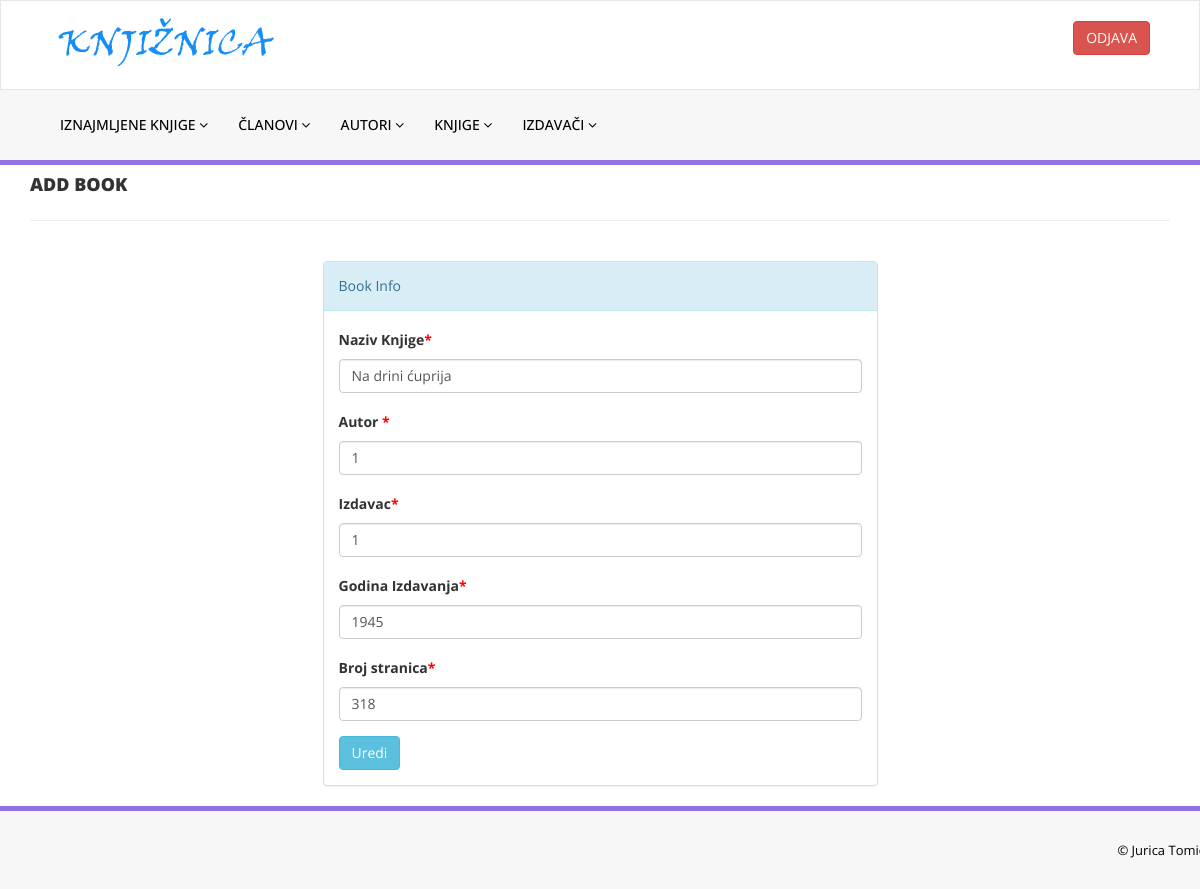
The page /urediKnjigu.php?ID_Knjige=1 (signed in) on the database its author committed.
### tables this page shows
CREATE TABLE `knjige` (
  `ID_Knjige` int(11) NOT NULL,
  `Naziv` varchar(100) NOT NULL,
  `Godina_Izdavanja` varchar(10) DEFAULT NULL,
  `Status` tinyint(1) DEFAULT 1,
  `Autor_ID` int(11) NOT NULL,
  `Izdavac_ID` int(11) NOT NULL,
  `Br_Stranica` int(11) NOT NULL
);

CREATE TABLE `autori` (
  `ID_Autor` int(11) NOT NULL,
  `Naziv_Autora` varchar(100) NOT NULL
);

CREATE TABLE `izdavaci` (
  `ID_Izdavac` int(11) NOT NULL,
  `Naziv` varchar(100) NOT NULL
);

### urediKnjigu.php (the view, shortened to what this page needs)
<?php
include('includes/config.php');
if(strlen($_SESSION['alogin'])==0)
    {
header('location:index.php');
}
else{
?>
<!DOCTYPE html>
<html xmlns="http://www.w3.org/1999/xhtml">
<head>
    <link href="assets/css/bootstrap.css" rel="stylesheet" />
    <link href="assets/css/font-awesome.css" rel="stylesheet" />
    <link href="assets/css/style.css" rel="stylesheet" />
</head>
<body>
<?php include('includes/header.php');?>
    <div class="content-wra
    <div class="content-wrapper">
         <div class="container">
        <div class="row pad-botm">
            <div class="col-md-12">
                <h4 class="header-line">Add Book</h4>
                            </div>
</div>
<div class="row">
<div class="col-md-6 col-sm-6 col-xs-12 col-md-offset-3"">
<div class="panel panel-info">
<div class="panel-heading">
Book Info
</div>
<div class="panel-body">
<form role="form" method="post">
<?php
$ID_Knjige=intval($_GET['ID_Knjige']);
$sql = "SELECT autori.ID_Autor,izdavaci.ID_Izdavac, knjige.Naziv, knjige.Godina_Izdavanja, knjige.Status, knjige.Br_Stranica, autori.Naziv_Autora, izdavaci.Naziv as nzv from knjige inner join autori on knjige.Autor_ID = autori.ID_Autor inner join izdavaci on knjige.Izdavac_ID=izdavaci.ID_Izdavac where knjige.ID_Knjige=:ID_Knjige";
$query = $dbh -> prepare($sql);
$query->bindParam(':ID_Knjige',$ID_Knjige,PDO::PARAM_STR);
$query->execute();
$results=$query->fetchAll(PDO::FETCH_OBJ);
if($query->rowCount() > 0)
{
foreach($results as $result)
{               ?>
<div class="form-group">
<label>Naziv Knjige<span style="color:red;">*</span></label>
<input class="form-control" type="text" name="naziv" value="<?php echo htmlentities($result->Naziv);?>" required />
</div>
<div class="form-group">
<label>Autor <span style="color:red;">*</span></label>
<input class="form-control" type="text" name="author" value="<?php echo htmlentities($result->ID_Autor);?>"  required="required" />
</div>
<div class="form-group">
<label>Izdavac<span style="color:red;">*</span></label>
<input class="form-control" type="text" name="izdavac" value="<?php echo htmlentities($result->ID_Izdavac);?>"  required="required" />
</div>
<div class="form-group">
<label>Godina Izdavanja<span style="color:red;">*</span></label>
<input class="form-control" type="text" name="datum" value="<?php echo htmlentities($result->Godina_Izdavanja);?>"  required="required" />
</div>
 <div class="form-group">
 <label>Broj stranica<span style="color:red;">*</span></label>
 <input class="form-control" type="text" name="brstranica" value="<?php echo htmlentities($result->Br_Stranica);?>"   required="required" />
 </div>
 <?php }} ?>
<button type="submit" name="update" class="btn btn-info">Uredi </button>
                                    </form>
                            </div>
                        </div>
                            </div>
        </div>
    </div>
    </div>
  <?php include('includes/footer.php');?>
</body>
</html>
<?php } ?>

### assets/css/style.css (style rules this page uses)
.header-line { font-weight:900; padding-bottom:25px; border-bottom:1px solid #eeeeee; text-transform:uppercase; }
.pad-botm { padding-bottom:30px; }

### rows shown on the page
knjige: naziv "Na drini ćuprija", author "1", izdavac "1", datum "1945", brstranica "318"
